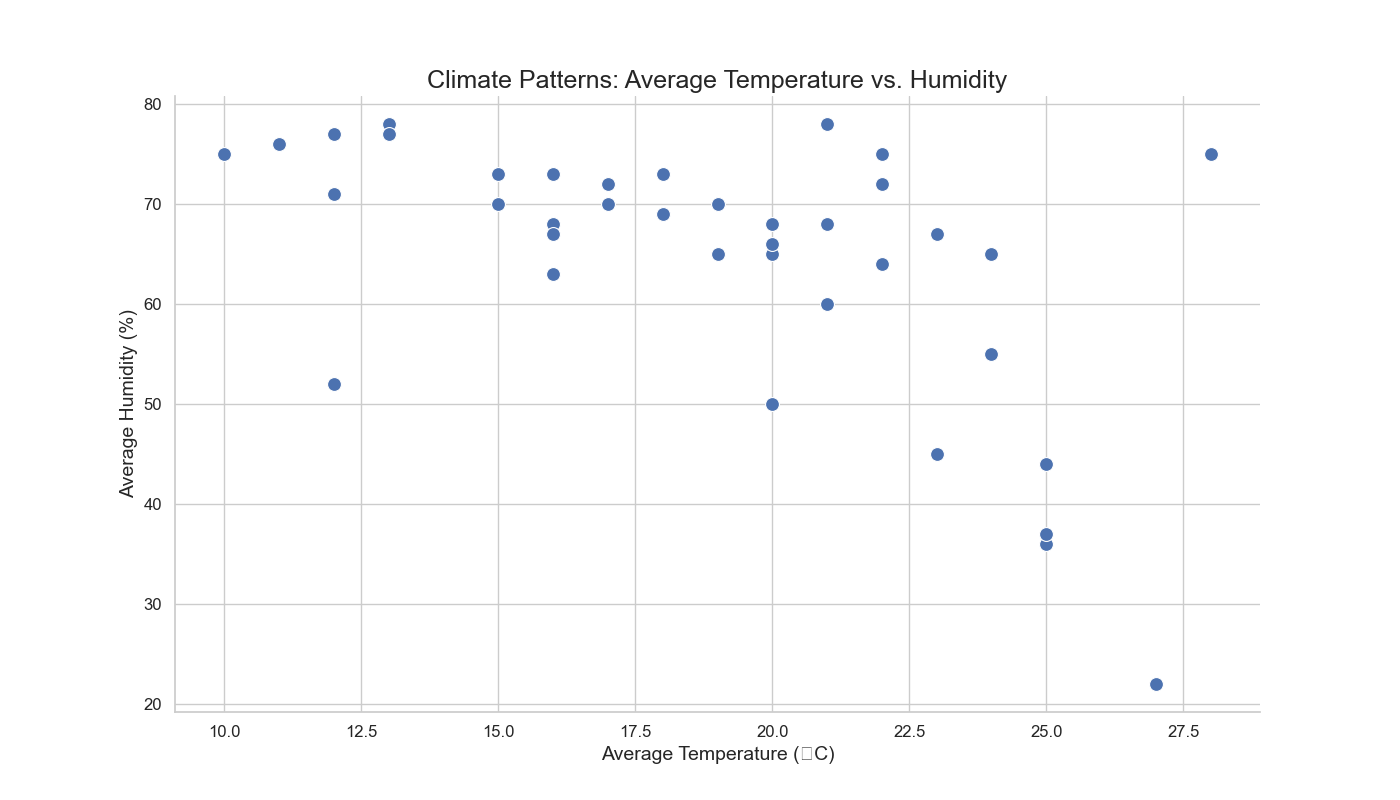

Reproduce this figure in Python.

import seaborn as sns
import matplotlib.pyplot as plt
import pandas as pd

# Assuming the data is in a CSV file named 'climate_data.csv'
data = """
City,Average_Temperature,Average_Humidity
New York,16,63
Los Angeles,19,65
Chicago,12,77
Houston,21,78
Phoenix,25,36
Philadelphia,16,68
San Antonio,22,75
San Diego,18,69
Dallas,24,65
San Jose,21,60
Austin,22,64
Jacksonville,22,72
Fort Worth,23,67
Columbus,15,70
Charlotte,20,65
Seattle,13,78
Denver,12,52
El Paso,23,45
Detroit,12,71
Washington D.C.,17,70
Nashville,18,69
Memphis,20,68
Portland,15,73
Las Vegas,27,22
Louisville,17,72
Baltimore,16,67
Milwaukee,11,76
Albuquerque,20,50
Tucson,25,44
Fresno,24,55
Sacramento,21,68
Kansas City,16,73
Long Beach,19,70
Mesa,25,37
Atlanta,19,70
Miami,28,75
Cleveland,13,77
Tulsa,20,66
Oakland,18,73
Minneapolis,10,75
"""

# Load the dataset into a pandas DataFrame
from io import StringIO
df = pd.read_csv(StringIO(data))

# Create the scatterplot with customized features
plt.figure(figsize=(14, 8))
scatter = sns.scatterplot(
    data=df, 
    x="Average_Temperature", 
    y="Average_Humidity", 
    palette=sns.color_palette(["#FF6347", "#4682B4"]),
    edgecolor="w", s=100
)

# Customize the plot's title and labels
scatter.set_title('Climate Patterns: Average Temperature vs. Humidity', fontsize=18)
scatter.set_xlabel('Average Temperature (°C)', fontsize=14)
scatter.set_ylabel('Average Humidity (%)', fontsize=14)

# Adjust font size for the ticks
plt.xticks(fontsize=12)
plt.yticks(fontsize=12)

# Remove the top and right spines for a cleaner look
sns.despine()

# Show the plot
plt.show()
